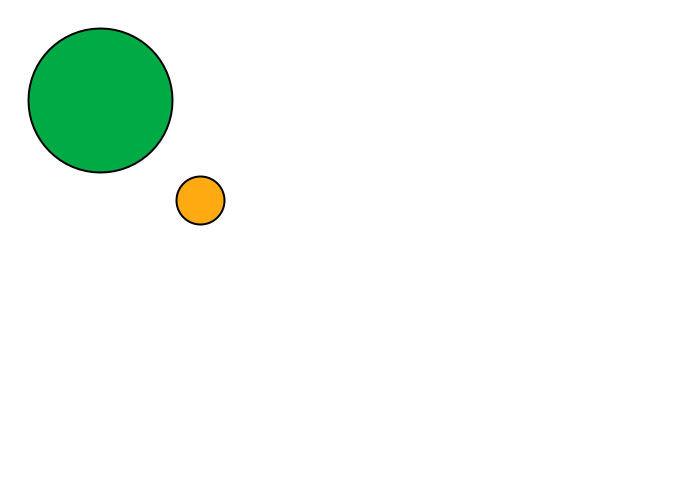
Frame 1 (no input)
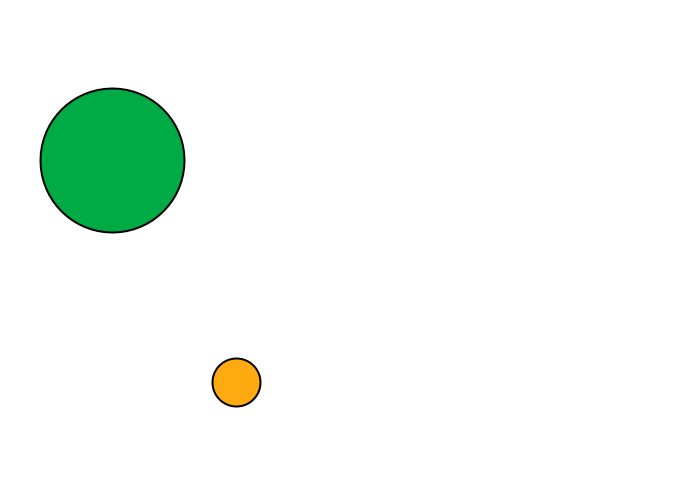
Frame 60 (the mouse pressed at the canvas centre just before this capture)
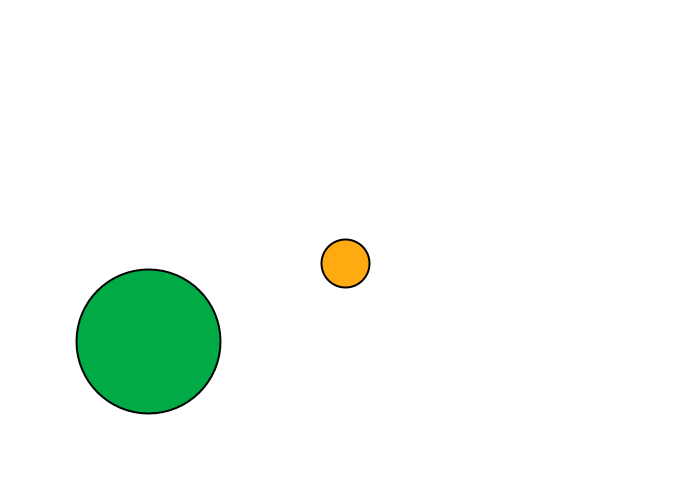
Frame 120 (the mouse held since frame 60 and released just before this capture)

The Processing sketch that drew these frames (run headless with seeded random() and noise(); from frame 60 on, the mouse is pressed at the canvas centre):

// Processing sketch: s08e01
// ── s08e01.pde
// The Nature of Code
// Daniel Shiffman
// http://natureofcode.com

Mover m;
Mover m1;
PVector wind = new PVector(0.02,0);
PVector gravity = new PVector(0,0.1);

void setup() {
  size(700,500);
  m = new Mover(200,200); 
  m1 = new Mover(100,100); 
  m1.mass = 3;
  m1.myColor = #00AA44;
}

void draw() {
  background(255);

  m.applyForce(wind);
  m.applyForce(gravity);
  m1.applyForce(wind);
  m1.applyForce(gravity);

  m.update();
  m.checkEdges();
  m.display();
  m1.update();
  m1.checkEdges();
  m1.display();
}
// ── Mover.pde
// The Nature of Code
// Daniel Shiffman
// http://natureofcode.com

class Mover {

  PVector location;
  PVector velocity;
  PVector acceleration;
  float mass;
  color myColor;

  Mover(float x, float y) {
    location = new PVector(x,y);
    velocity = new PVector(0,0);
    acceleration = new PVector(0,0);
    mass = 1;
    myColor = #FFAA11;
  }
  
  void applyForce(PVector force) {
    PVector f = PVector.div(force,mass);
    acceleration.add(f);
  }
  
  void update() {
    velocity.add(acceleration);
    location.add(velocity);
    acceleration.mult(0);
  }

  void display() {
    stroke(0);
    strokeWeight(2);
    fill(myColor);
    ellipse(location.x,location.y,48*mass,48*mass);
  }

  void checkEdges() {

    if (location.x > width) {
      location.x = width;
      velocity.x *= -1;
    } else if (location.x < 0) {
      velocity.x *= -1;
      location.x = 0;
    }

    if (location.y > height) {
      velocity.y *= -1;
      location.y = height;
    }

  }

}
